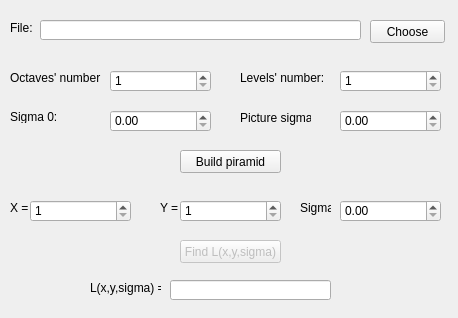
<?xml version="1.0" encoding="UTF-8"?>
<ui version="4.0">
 <class>MainWindow</class>
 <widget class="QMainWindow" name="MainWindow">
  <property name="geometry">
   <rect>
    <x>0</x>
    <y>0</y>
    <width>458</width>
    <height>318</height>
   </rect>
  </property>
  <property name="windowTitle">
   <string>MainWindow</string>
  </property>
  <widget class="QWidget" name="centralWidget">
   <widget class="QLabel" name="label">
    <property name="geometry">
     <rect>
      <x>10</x>
      <y>20</y>
      <width>31</width>
      <height>16</height>
     </rect>
    </property>
    <property name="text">
     <string>File:</string>
    </property>
   </widget>
   <widget class="QLineEdit" name="fileName">
    <property name="geometry">
     <rect>
      <x>40</x>
      <y>20</y>
      <width>321</width>
      <height>20</height>
     </rect>
    </property>
    <property name="readOnly">
     <bool>true</bool>
    </property>
   </widget>
   <widget class="QPushButton" name="chooseFileButton">
    <property name="geometry">
     <rect>
      <x>370</x>
      <y>20</y>
      <width>75</width>
      <height>23</height>
     </rect>
    </property>
    <property name="text">
     <string>Choose</string>
    </property>
   </widget>
   <widget class="QLabel" name="label_2">
    <property name="geometry">
     <rect>
      <x>10</x>
      <y>70</y>
      <width>91</width>
      <height>16</height>
     </rect>
    </property>
    <property name="text">
     <string>Octaves' number:</string>
    </property>
   </widget>
   <widget class="QSpinBox" name="octaveNumber">
    <property name="geometry">
     <rect>
      <x>110</x>
      <y>70</y>
      <width>101</width>
      <height>22</height>
     </rect>
    </property>
    <property name="minimum">
     <number>1</number>
    </property>
   </widget>
   <widget class="QSpinBox" name="levelNumber">
    <property name="geometry">
     <rect>
      <x>340</x>
      <y>70</y>
      <width>101</width>
      <height>22</height>
     </rect>
    </property>
    <property name="minimum">
     <number>1</number>
    </property>
   </widget>
   <widget class="QLabel" name="label_3">
    <property name="geometry">
     <rect>
      <x>240</x>
      <y>70</y>
      <width>91</width>
      <height>16</height>
     </rect>
    </property>
    <property name="text">
     <string>Levels' number:</string>
    </property>
   </widget>
   <widget class="QPushButton" name="buildPiramid">
    <property name="geometry">
     <rect>
      <x>180</x>
      <y>150</y>
      <width>101</width>
      <height>23</height>
     </rect>
    </property>
    <property name="text">
     <string>Build piramid</string>
    </property>
   </widget>
   <widget class="QLabel" name="label_4">
    <property name="geometry">
     <rect>
      <x>10</x>
      <y>110</y>
      <width>47</width>
      <height>13</height>
     </rect>
    </property>
    <property name="text">
     <string>Sigma 0:</string>
    </property>
   </widget>
   <widget class="QDoubleSpinBox" name="sigma0">
    <property name="geometry">
     <rect>
      <x>110</x>
      <y>110</y>
      <width>101</width>
      <height>22</height>
     </rect>
    </property>
   </widget>
   <widget class="QLabel" name="label_5">
    <property name="geometry">
     <rect>
      <x>240</x>
      <y>110</y>
      <width>71</width>
      <height>16</height>
     </rect>
    </property>
    <property name="text">
     <string>Picture sigma:</string>
    </property>
   </widget>
   <widget class="QDoubleSpinBox" name="sigmaInit">
    <property name="geometry">
     <rect>
      <x>340</x>
      <y>110</y>
      <width>101</width>
      <height>22</height>
     </rect>
    </property>
   </widget>
   <widget class="QLabel" name="label_6">
    <property name="geometry">
     <rect>
      <x>10</x>
      <y>200</y>
      <width>31</width>
      <height>16</height>
     </rect>
    </property>
    <property name="text">
     <string>X = </string>
    </property>
   </widget>
   <widget class="QLabel" name="label_7">
    <property name="geometry">
     <rect>
      <x>160</x>
      <y>200</y>
      <width>31</width>
      <height>16</height>
     </rect>
    </property>
    <property name="text">
     <string>Y = </string>
    </property>
   </widget>
   <widget class="QLabel" name="label_8">
    <property name="geometry">
     <rect>
      <x>300</x>
      <y>200</y>
      <width>31</width>
      <height>16</height>
     </rect>
    </property>
    <property name="text">
     <string>Sigma = </string>
    </property>
   </widget>
   <widget class="QSpinBox" name="X">
    <property name="geometry">
     <rect>
      <x>30</x>
      <y>200</y>
      <width>101</width>
      <height>22</height>
     </rect>
    </property>
    <property name="minimum">
     <number>1</number>
    </property>
    <property name="maximum">
     <number>10000</number>
    </property>
   </widget>
   <widget class="QSpinBox" name="Y">
    <property name="geometry">
     <rect>
      <x>180</x>
      <y>200</y>
      <width>101</width>
      <height>22</height>
     </rect>
    </property>
    <property name="minimum">
     <number>1</number>
    </property>
    <property name="maximum">
     <number>10000</number>
    </property>
   </widget>
   <widget class="QPushButton" name="findL">
    <property name="enabled">
     <bool>false</bool>
    </property>
    <property name="geometry">
     <rect>
      <x>180</x>
      <y>240</y>
      <width>101</width>
      <height>23</height>
     </rect>
    </property>
    <property name="text">
     <string>Find L(x,y,sigma)</string>
    </property>
   </widget>
   <widget class="QLabel" name="label_9">
    <property name="geometry">
     <rect>
      <x>90</x>
      <y>280</y>
      <width>71</width>
      <height>16</height>
     </rect>
    </property>
    <property name="text">
     <string>L(x,y,sigma) = </string>
    </property>
   </widget>
   <widget class="QLineEdit" name="L">
    <property name="geometry">
     <rect>
      <x>170</x>
      <y>280</y>
      <width>161</width>
      <height>20</height>
     </rect>
    </property>
    <property name="readOnly">
     <bool>true</bool>
    </property>
   </widget>
   <widget class="QDoubleSpinBox" name="Sigma">
    <property name="geometry">
     <rect>
      <x>340</x>
      <y>200</y>
      <width>101</width>
      <height>22</height>
     </rect>
    </property>
   </widget>
  </widget>
 </widget>
 <layoutdefault spacing="6" margin="11"/>
 <resources/>
 <connections/>
</ui>
